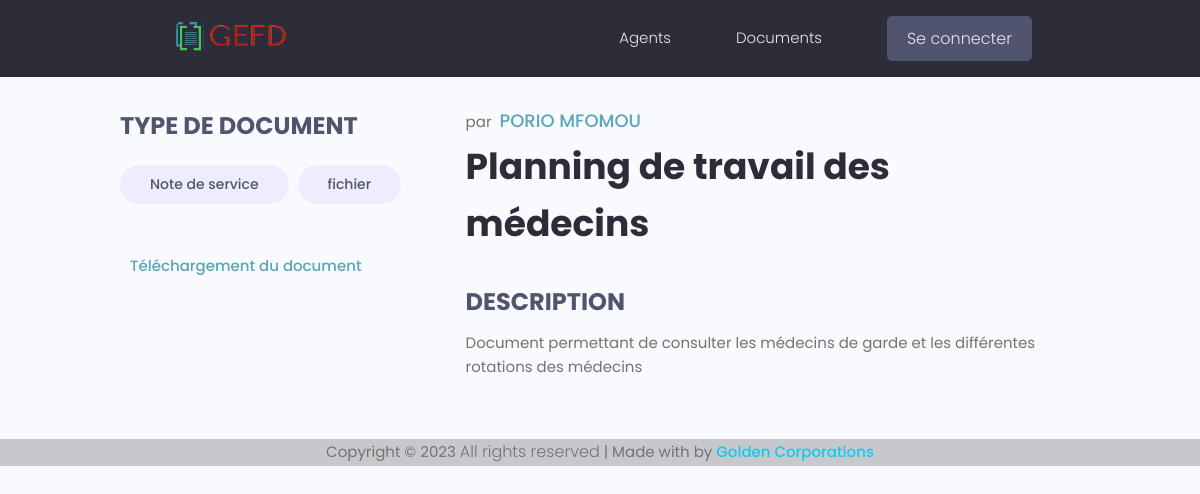
/docupload/document/a6cd63f2-b008-4e29-912c-7cdd166b8658/, run on the app's committed database.
### docupload/models.py (models this page shows, shortened)
class Document(models.Model):
    TYPE_CHOICES = (
        ('fichier','Fichier'),
        ('image','Image'),
        ('video','Video'),
    )
    libelleDoc = models.CharField(max_length=200)
    description = models.TextField(null=True, blank=True)
    typeDoc = models.CharField(choices=TYPE_CHOICES, default='fichier',max_length=10)
    docUpload = models.FileField(upload_to='')
    createdDate = models.DateTimeField(auto_now_add=True)
    updatedDate = models.DateTimeField(auto_now=True)
    categorie = models.ForeignKey(Categorie, on_delete=models.CASCADE)
    operator = models.ForeignKey(Profile, null=True, blank=True, on_delete=models.SET_NULL)
    id = models.UUIDField(default=uuid.uuid4, unique=True, primary_key=True, editable=False)

class Categorie(models.Model):
    libelleCat = models.CharField(max_length=200)
    id = models.UUIDField(default=uuid.uuid4, unique=True, primary_key=True, editable=False)
    def __str__(self):
        return self.libelleCat

### users/models.py (models this page shows, shortened)
class Profile(models.Model):
    user = models.OneToOneField(User, on_delete=models.CASCADE, null=True, blank=True)
    service = models.ForeignKey(Service, on_delete=models.CASCADE, null=True, blank=True)
    name = models.CharField(max_length=200, null=True, blank=True)
    username = models.CharField(max_length=200, null=True, blank=True)
    email = models.EmailField(max_length=500, null=True, blank=True)
    profile_image = models.ImageField(null=True, blank=True, upload_to='profiles/', default="profiles/user-default.png")
    adresse = models.CharField(max_length=200, null=True, blank=True)
    telephone = models.IntegerField(null=True, blank=True)
    fonction = models.CharField(max_length=200, null=True, blank=True)
    social_facebook = models.CharField(max_length=200, null=True, blank=True)
    social_linkedin = models.CharField(max_length=200, null=True, blank=True)
    social_twitter = models.CharField(max_length=200, null=True, blank=True)
    social_youtube = models.CharField(max_length=200, null=True, blank=True)
    social_instagram = models.CharField(max_length=200, null=True, blank=True)
    createdDate = models.DateTimeField(auto_now_add=True)
    updatedDate = models.DateTimeField(auto_now=True)
    id = models.UUIDField(default=uuid.uuid4, unique=True, primary_key=True, editable=False)

### docupload/views.py (the view)
# urls.py: path('document/<str:pk>/', views.document, name="document"),
def document (request, pk):
    document = Document.objects.get(id=pk)
    context = {'document': document}
    return render(request, "docupload/single-document.html", context)

### docupload/templates/docupload/single-document.html (shortened to what this page needs)
{% extends 'base.html' %}
{% block content %}
   <main class="singleProject my-md">
      <div class="container">
        <div class="layout">
          <div class="column column--1of3">
            <h3 class="singleProject__subtitle">Type de document</h3>
            <div class="singleProject__toolStack">
              <span class="tag tag--pill tag--sub tag--lg">
                <small>{{document.categorie}}</small>
              </span>
              <span class="tag tag--pill tag--sub tag--lg">
                <small>{{document.typeDoc}}</small>
              </span>
            </div>
            <a href="{{document.docUpload.url}}" download="{{document.docUpload.url}}" class="singleProject__liveLink">Téléchargement du document
            </a>
          </div>
          <div class="column column--2of3">
            par &nbsp;<a href="{% url 'user-profile' document.operator.id %}" class="singleProject__developer">{{document.operator.name}}</a>
            <h2 class="singleProject__title">{{document.libelleDoc}}</h2>
            <h3 class="singleProject__subtitle">Description</h3>
            <div class="singleProject__info">
              {{document.description}}
            </div>
          </div>
        </div>
      </div>
    </main>
{% endblock %}

### static/css/app.css (style rules this page uses)
:root { --color-sub: #2d2d39; }
.singleProject .column--1of3 { order: 2; }
@media screen and (min-width: 1081px) { .singleProject .column--1of3 { order: 1; } }
@media screen and (min-width: 1081px) { .singleProject .column--2of3 { order: 2; } }
.singleProject__toolStack { margin-top: 2rem; margin-bottom: 4rem; }
.singleProject__liveLink { font-weight: 500; transition: all 0.3s ease-in-out; border-bottom: 2px solid transparent; }
.singleProject__developer { font-size: 1.8rem; font-weight: 500; }
.singleProject__title { font-size: 3.6rem; font-weight: 700; color: var(--color-sub); margin-bottom: 3rem; }
.singleProject__subtitle { text-transform: uppercase; font-size: 2.4rem; font-weight: 700; color: var(--color-sub-light); margin-bottom: 1rem; }

### static/uikit/styles/modules/_variables.css (style rules this page uses)
:root { --color-main: #5aa5b9; --color-main-light: #e6faff; --color-sub: #3f4156; --color-sub-light: #51546e; --color-sub-lighter: #ededfd; --color-text: #737373; --color-gray: #8b8b8b; --color-light: #e5e7eb; --color-light-gray: #767676; --color-bg: #f8fafd; --color-white: #fffefd; --color-white-light: #f3f3f3; --color-success: #359e64; --color-success-bg: #def8e8; --color-error: #fc4b0b; --color-error-bg: #fff2ee; --font-base: 'Poppins', arial, helvetica, 'Segoe UI', roboto, ubuntu, sans-serif; --font-monospace: 'Fira Code', 'Courier New', courier, monospace; --font-regular: 300; --font-medium: 500; --font-bold: 700; --generic-shadow: 1px 1px 5px #00000010; --generic-transition: all 0.3s ease-in-out; }

### static/uikit/styles/modules/_base.css (style rules this page uses)
* { margin: 0; padding: 0; box-sizing: border-box; text-rendering: optimizeLegibility; color: inherit; font-size: inherit; }
html { font-size: 50%; }
@media only screen and (min-width: 480px) { html { font-size: 56.25%; } }
@media only screen and (min-width: 1200px) { html { font-size: 62.5%; } }
body { line-height: 1.6; font-weight: 400; font-size: 1.5rem; color: var(--color-text); background-color: var(--color-bg); min-height: 100vh; }

### static/uikit/styles/modules/_typography.css (style rules this page uses)
* { font-family: var(--font-base); }
h2 { font-size: 3.6rem; font-weight: var(--font-bold); }
h3 { font-size: 3.2rem; font-weight: var(--font-medium); }
p, span, strong { font-size: 1.6rem; color: var(--color-text); font-weight: var(--font-regular); }
a { padding-bottom: 2px; text-decoration: none; display: inline-block; color: var(--color-main); font-weight: var(--font-medium); }

### static/uikit/styles/modules/_utilities.css (style rules this page uses)
.container { width: 92%; max-width: 165rem; margin: 0 auto; box-sizing: border-box; }
@media screen and (min-width: 1000px) { .container { width: 90%; } }
@media screen and (min-width: 1200px) { .container { width: 80%; } }
.my-md { margin: 3rem auto; }

### static/uikit/styles/modules/_tag.css (style rules this page uses)
.tag { display: inline-flex; align-items: center; background-color: var(--color-sub); height: -webkit-fit-content; height: -moz-fit-content; height: fit-content; width: -webkit-fit-content; width: -moz-fit-content; width: fit-content; border-radius: 0.5rem; padding: 0.5rem 1.5rem; font-size: 1.2rem; cursor: pointer; }
.tag:not(:last-child) { margin-right: 0.25rem; margin-bottom: 0.75rem; }
.tag > small { color: var(--color-white); }
.tag--pill { border-radius: 5rem; }
.tag--sub, .tag--sub > small { background: var(--color-sub-lighter); color: var(--color-sub-light); font-weight: 500; }
.tag--lg { padding: 0.8rem 3rem; font-size: 1.4rem; }
.tag--lg:not(:last-child) { margin-right: 0.5rem; margin-bottom: 1rem; }

### static/uikit/styles/modules/_layout.css (style rules this page uses)
.layout { display: flex; flex-flow: row wrap; justify-content: space-between; }
.layout > .column { margin-bottom: 3rem; }
.layout > .column.column--1of3 { flex-basis: 30%; }
.layout > .column.column--2of3 { flex-basis: 64%; }

### data on the page
Document: categorie "Note de service", typeDoc "fichier", operator.name "PORIO MFOMOU", libelleDoc "Planning de travail des médecins", description "Document permettant de consulter les médecins de garde et les différentes rotations des médecins"
